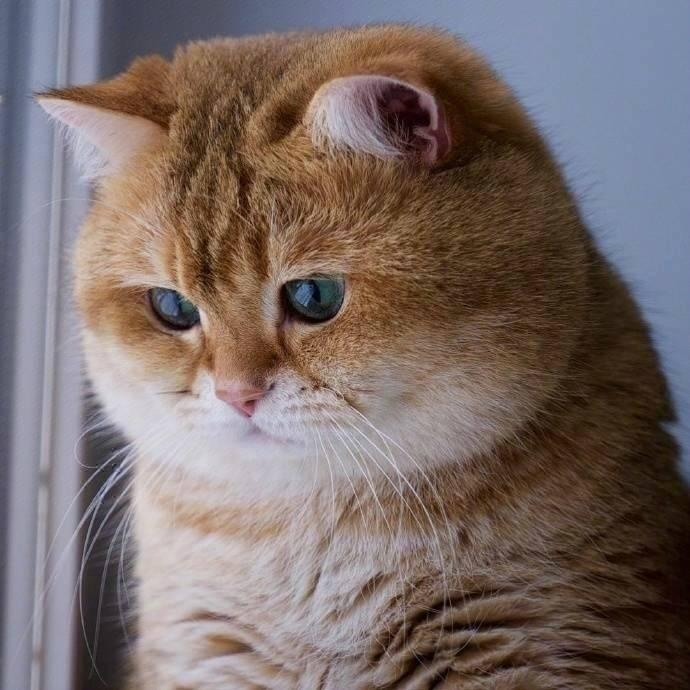
#> input picture 课设/homework1-filter/cat.png, 690 x 690 px
$ python HW1.py
#> lines starting #> are read from the running program, lines starting #| are printed output that depends on the picture
import cv2 as cv
import numpy as np
import math
from matplotlib import pyplot as plt

def main():
    #读取图像，处理图像
    img = cv.imread('cat.png',1)#以彩色格式打开图片
#> img is the input picture: shape (690, 690, 3); mean B, G, R 104.4, 107.5, 121.7
    R,G,B =cv.split(img)#分割色彩空间，对分量做高斯模糊
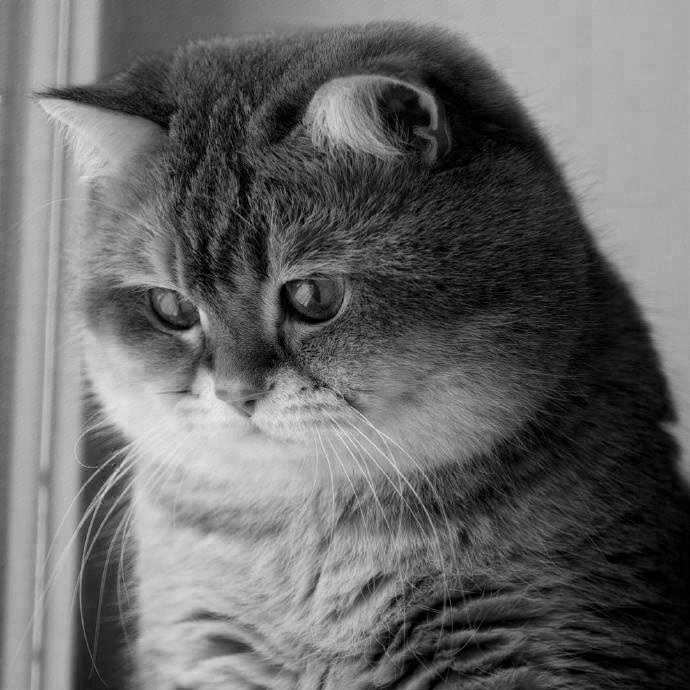
#> R: shape (690, 690); min 0, max 235, mean 104.4
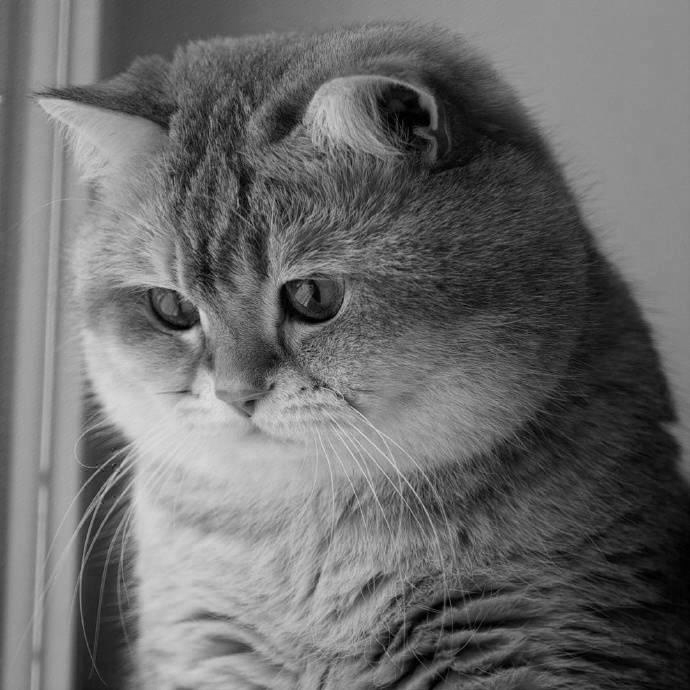
#> G: shape (690, 690); min 0, max 222, mean 107.5
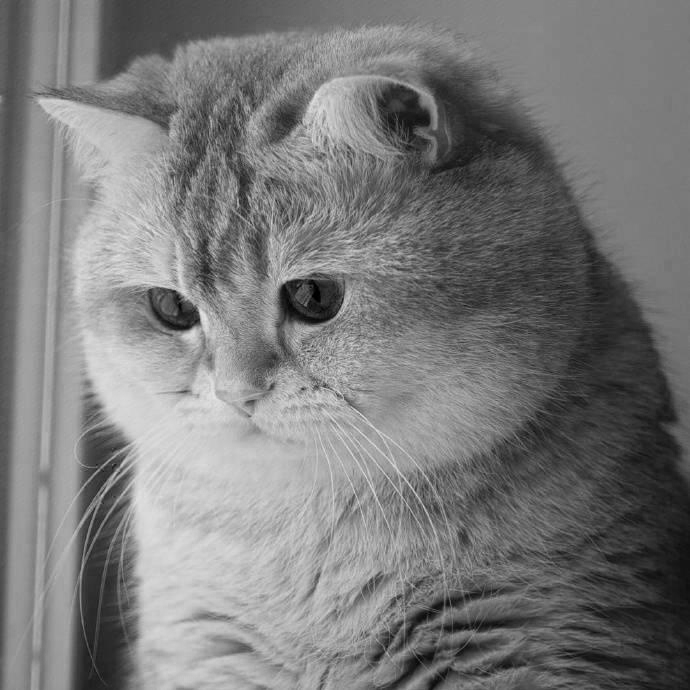
#> B: shape (690, 690); min 0, max 229, mean 121.7
    # 计算n*n的方差为d的高斯滤波卷积核
    kernel = np.zeros((n,n))
    for i in range(0,n):
        for j in range(0,n):
            val = gauss(i - mid, mid - j, d)
            kernel[i][j] = val
    nm_kernel = normalizaton(kernel) #对卷积核进行归一化
    #对三个通道分别进行高斯模糊
    newR = conv(R, nm_kernel)
    newG = conv(G, nm_kernel)
    newB = conv(B, nm_kernel)
    #合并图片
    new_img = cv.merge([newR,newG,newB])
#> new_img: shape (690, 690, 3)
    gauss_img = cv.GaussianBlur(img,(n,n),d) #使用cv工具高斯滤波
    #生成对比图
    fig, axs = plt.subplots(1, 3,figsize=(16,8))
    plt.subplots_adjust(wspace=0.2, hspace=0.2)
    fig.suptitle("GaussianBlur Result")
    axs[0].imshow(cv.cvtColor(img, cv.COLOR_BGR2RGB), aspect = 'equal', interpolation = 'none')
    axs[0].axis('off')
    axs[0].set_title("Original picture")
    axs[1].imshow(cv.cvtColor(new_img, cv.COLOR_BGR2RGB), aspect = 'equal', interpolation = 'none')
    axs[1].axis('off')
    axs[1].set_title("Result of my gauss\n (3*3,d=1.5)")
    axs[2].imshow(cv.cvtColor(gauss_img, cv.COLOR_BGR2RGB), aspect = 'equal', interpolation = 'none')
    axs[2].axis('off')
    axs[2].set_title("Result of cv.GaussianBlur\n (3*3,d=1.5)")
    fig.savefig("Result.png")
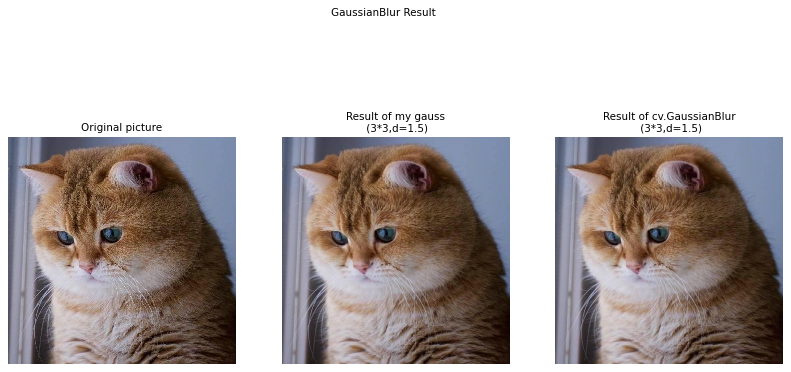
#> figure drawn by matplotlib, 3 panels
    # 对比不同的卷积核大小
    gauss_img1 = cv.GaussianBlur(img, (5, 5), 1.5)  # 使用cv工具高斯滤波
    gauss_img2 = cv.GaussianBlur(img, (7, 7), 1.5)  # 使用cv工具高斯滤波
    gauss_img3 = cv.GaussianBlur(img, (9, 9), 1.5)  # 使用cv工具高斯滤波
    fig, axs = plt.subplots(2, 2, figsize=(9, 9))
    plt.subplots_adjust(wspace=0.2, hspace=0.2)
    fig.suptitle("GaussianBlur at different kernel size")
    axs[0, 0].imshow(cv.cvtColor(gauss_img, cv.COLOR_BGR2RGB), aspect='equal', interpolation='none')
    axs[0, 0].axis('off')
    axs[0, 0].set_title("Result of cv.GaussianBlur\n (3*3,d=1.5)")
    axs[0, 1].imshow(cv.cvtColor(gauss_img1, cv.COLOR_BGR2RGB), aspect='equal', interpolation='none')
    axs[0, 1].axis('off')
    axs[0, 1].set_title("Result of cv.GaussianBlur\n (5*5,d=1.5)")
    axs[1, 0].imshow(cv.cvtColor(gauss_img2, cv.COLOR_BGR2RGB), aspect='equal', interpolation='none')
    axs[1, 0].axis('off')
    axs[1, 0].set_title("Result of cv.GaussianBlur\n (7*7,d=1.5)")
    axs[1, 1].imshow(cv.cvtColor(gauss_img3, cv.COLOR_BGR2RGB), aspect='equal', interpolation='none')
    axs[1, 1].axis('off')
    axs[1, 1].set_title("Result of cv.GaussianBlur\n (9*9,d=1.5)")
    fig.savefig("Kernel_size.png")
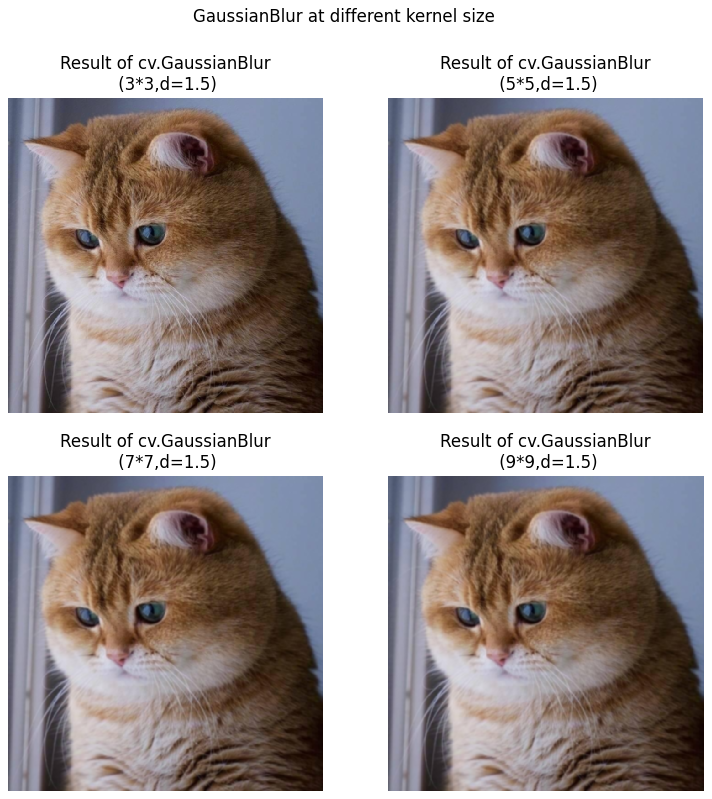
#> figure drawn by matplotlib, 4 panels
    # 对比不同的方差
    gauss_img4 = cv.GaussianBlur(img, (9, 9), 3)  # 使用cv工具高斯滤波
    gauss_img5 = cv.GaussianBlur(img, (9, 9), 6)  # 使用cv工具高斯滤波
    gauss_img6 = cv.GaussianBlur(img, (9, 9), 12)  # 使用cv工具高斯滤波
    fig, axs = plt.subplots(2, 2, figsize=(9, 9))
    plt.subplots_adjust(wspace=0.2, hspace=0.2)
    fig.suptitle("GaussianBlur at different kernel size")
    axs[0, 0].imshow(cv.cvtColor(gauss_img3, cv.COLOR_BGR2RGB), aspect='equal', interpolation='none')
    axs[0, 0].axis('off')
    axs[0, 0].set_title("Result of cv.GaussianBlur\n (9*9,d=1.5)")
    axs[0, 1].imshow(cv.cvtColor(gauss_img4, cv.COLOR_BGR2RGB), aspect='equal', interpolation='none')
    axs[0, 1].axis('off')
    axs[0, 1].set_title("Result of cv.GaussianBlur\n (9*9,d=3)")
    axs[1, 0].imshow(cv.cvtColor(gauss_img5, cv.COLOR_BGR2RGB), aspect='equal', interpolation='none')
    axs[1, 0].axis('off')
    axs[1, 0].set_title("Result of cv.GaussianBlur\n (9*9,d=6)")
    axs[1, 1].imshow(cv.cvtColor(gauss_img6, cv.COLOR_BGR2RGB), aspect='equal', interpolation='none')
    axs[1, 1].axis('off')
    axs[1, 1].set_title("Result of cv.GaussianBlur\n (9*9,d=12)")
    fig.savefig("Var.png")
def gauss(x,y,d):
    a = math.exp(-(x*x+y*y)/(2*d*d))#计算分子
    b = 1/(2*math.pi*d*d)#计算分母
    res = a*b
    return res
def normalizaton(kernel):
    #question:是归一化为平方和为1还是和为1？后者
    nm_kernel = kernel / np.sum(kernel)
    return nm_kernel;
def conv(img,nm_kernel):
    # 对img和归一化后的高斯卷积核nm_kernel进行卷积，存到new_img
    new_img = np.zeros_like(img)  # 创建滤波后的图像
    for i in range(mid, img.shape[0] - mid):
        for j in range(mid, img.shape[1] - mid):
            sum = 0
            for s in range(-mid, mid + 1):
                for t in range(-mid, mid + 1):
                    sum = sum + img[i + s][j + t] * nm_kernel[mid + s][mid + t]
            new_img[i][j] = sum
    return new_img
if __name__ == "__main__":
    #设计高斯滤波的卷积核，大小为n*n,方差为d.
    n = 3
    mid = int((n - 1) / 2)
    d = 1.5
    main()
